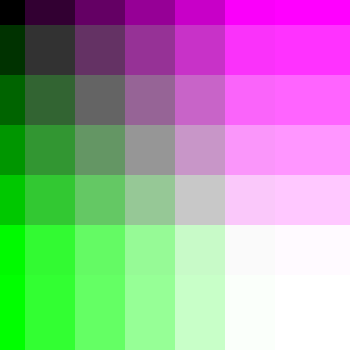
Frame 1 (no input)
Frame 60 (the mouse pressed at the canvas centre just before this capture): identical to frame 1, image omitted
Frame 120 (the mouse held since frame 60 and released just before this capture): identical to frame 1, image omitted

The Processing sketch that drew this single still picture (run headless with seeded random() and noise(); from frame 60 on, the mouse is pressed at the canvas centre):

// Processing sketch: sketch_240426f
// ── sketch_240426f.pde
void setup(){
  size(350, 350);
}

void draw(){
  rectMode(CENTER);
  for(int i = 0; i <= 455; i+=50){
    for(int j = 0; j<=455; j+=50){
    fill(i, j, i);
    noStroke();
    rect(i, j, 50, 50);
  }}
}
